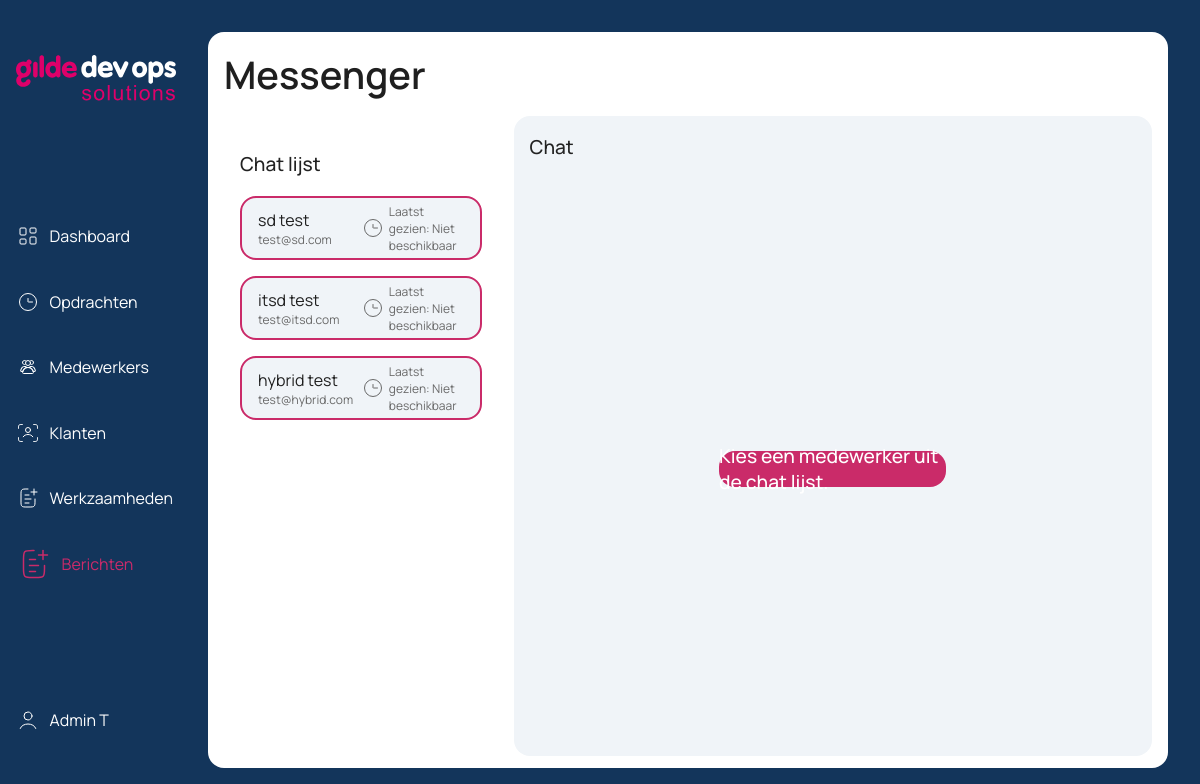
Page /messenger/index.php (signed in) on the earlier database version.
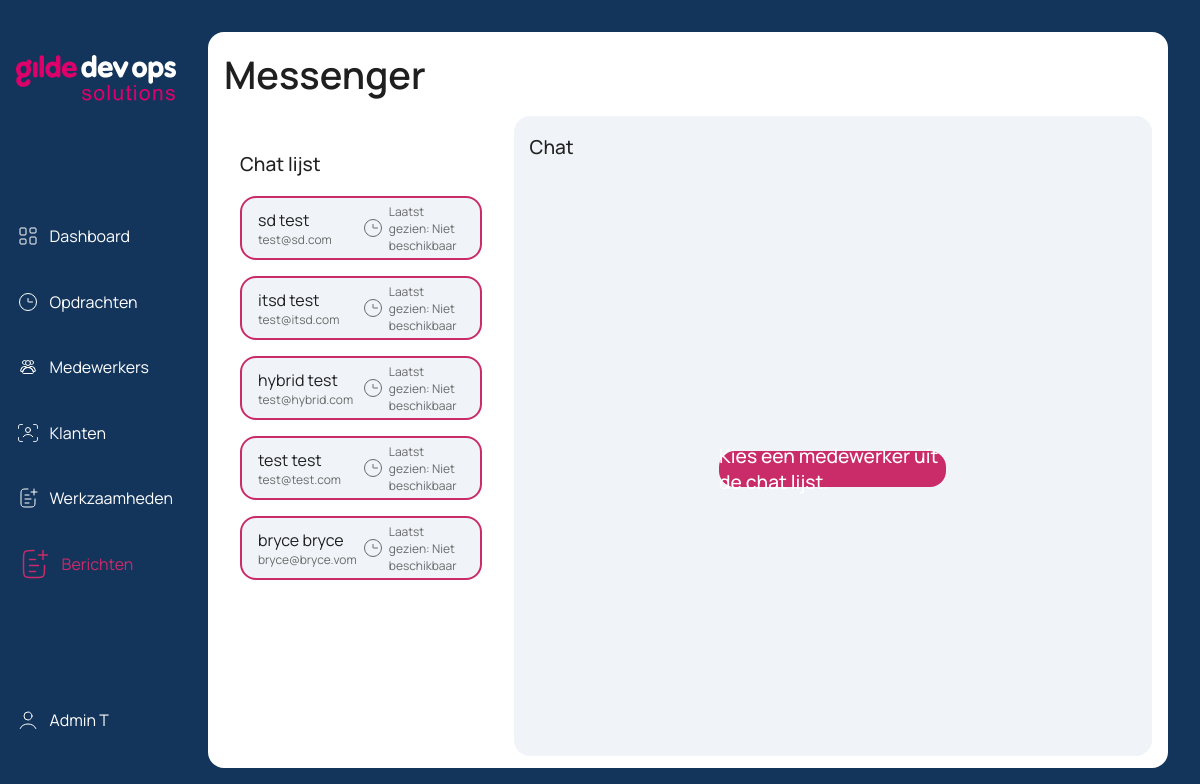
Same page on the later database version.
### tables this page shows
CREATE TABLE IF NOT EXISTS `user` (
  `userId` int NOT NULL AUTO_INCREMENT,
  `userFirstname` varchar(100) NOT NULL,
  `userLastname` varchar(100) NOT NULL,
  `userEmail` varchar(100) NOT NULL,
  `userPwd` varchar(255) NOT NULL,
  `userRole` varchar(255) DEFAULT NULL,
  PRIMARY KEY (`userId`)
);

### messenger/messenger.php (called while the page is built, shortened)
<?php
function getEmployees($conn)
{
    $query = "SELECT userId, userFirstname, userLastname, userEmail, last_active FROM user";
    $result = $conn->query($query);
    $employees = $result->fetch_all(MYSQLI_ASSOC);
    return $employees;
}

### messenger/index.php (the view, shortened to what the rows shown need)
<?php
include("messenger.php");
$currentUserId = $_SESSION["userId"];
$employees = getEmployees($conn);
$employees = array_filter($employees, function ($employee) use ($currentUserId) {
    return $employee['userId'] != $currentUserId;
});
?>
<!DOCTYPE html>
<html lang="en">
<head>
    <link rel="stylesheet" href="messenger.css">
    <link rel="stylesheet" href="../assets/layout.css">
    <link rel="stylesheet" href="../assets/navbar.css">
</head>
<body>
    <main>
        <div class="dashboard-wrapper">
            <div class="dashboard-window">
                <div class="messenger-container">
                    <div class="chat-list">
                        <div class="employee-wrapper">
                            <?php foreach ($employees as $employee) : ?>
                                <div class="employee">
                                    <a href="index.php?chat=<?php echo htmlspecialchars($employee['userId']); ?>">
                                        <div class="left-wrapper">
                                            <div class="name-wrapper">
                                                <?php echo htmlspecialchars($employee['userFirstname']) . ' ' . htmlspecialchars($employee['userLastname']); ?>
                                            </div>
                                            <div class="email-wrapper">
                                                <?php echo htmlspecialchars($employee['userEmail']) ?>
                                            </div>
                                        </div>
                                        <div class="right-wrapper">
                                            <div class="clock-wrapper">
                                                <svg width="24" height="24" viewBox="0 0 24 24" fill="none" xmlns="http://www.w3.org/2000/svg">
                                                    <circle cx="12" cy="12" r="8.5" stroke="#696969" />
                                                    <path d="M16.5 12H12.25C12.1119 12 12 11.8881 12 11.75V8.5" stroke="#696969" stroke-linecap="round" />
                                                </svg>
                                            </div>
                                            <?php if (isset($employee['last_active'])) : ?>
                                                <div class="active-wrapper">
                                                    Laatst gezien: <?php echo date('Y-m-d H:i:s', strtotime($employee['last_active'])); ?>
                                                </div>
                                            <?php else : ?>
                                                <div class="active-wrapper">
                                                    Laatst gezien: Niet beschikbaar
                                                </div>
                                            <?php endif; ?>
                                        </div>
                                    </a>
                                </div>
                            <?php endforeach; ?>
                        </div>
                    </div>
                </div>
            </div>
        </div>
    </main>
</body>
</html>

Differences in the rows shown:
added user: userFirstname "test", userLastname "test", userEmail "test@test.com", shows "Laatst gezien: Niet beschikbaar"
added user: userFirstname "bryce", userLastname "bryce", userEmail "bryce@bryce.vom", shows "Laatst gezien: Niet beschikbaar"
